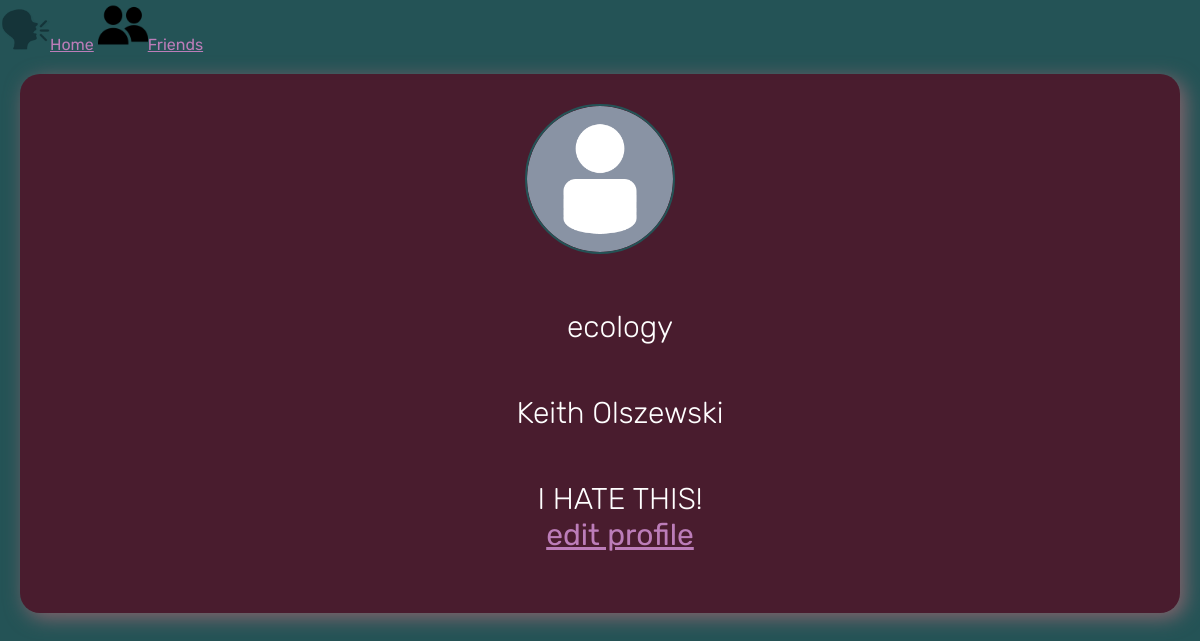
/profilepage (signed in), run on an earlier commit of the app's database.
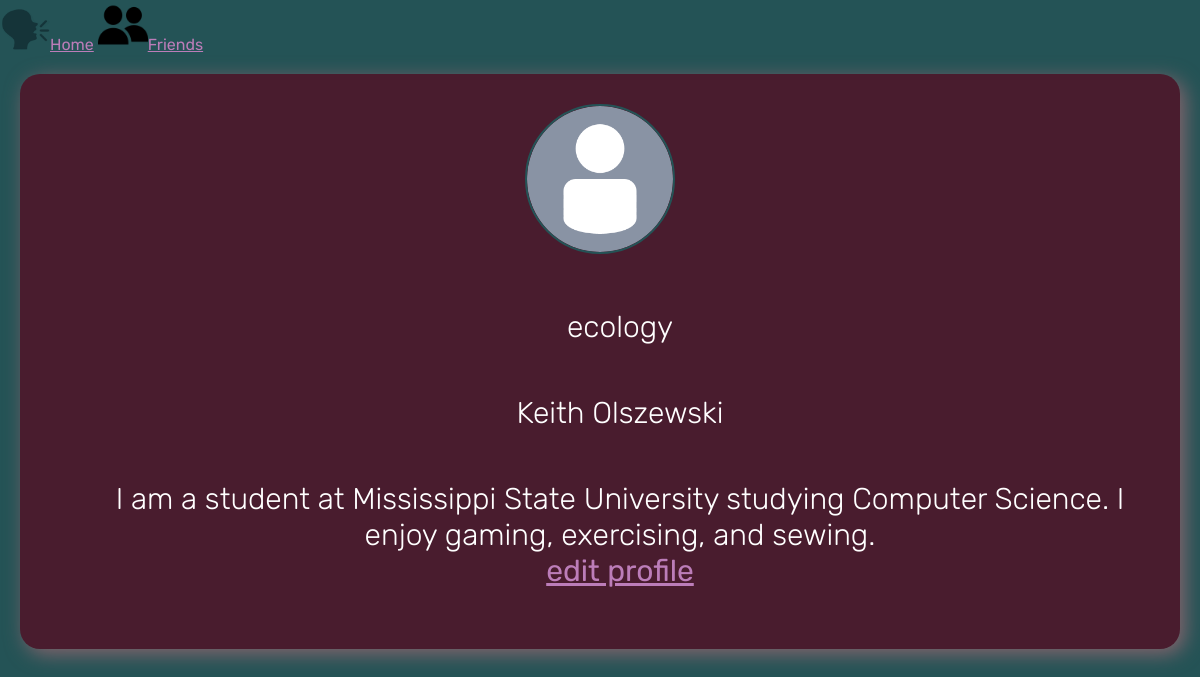
And on a later commit of the database.
### tables this page shows
CREATE TABLE users (
    username text PRIMARY KEY,
    password text NOT NULL
, firstname TEXT, lastname TEXT, bio TEXT);

### app.py (the view, shortened to what this page needs)
@app.route('/profilepage', methods=['GET', 'POST'])
def profile_page():
    global current_user
    global selected_user
    global current_page
    conn = db_connection()
    cursor = conn.cursor()
    if current_user == current_page:
        sql_query = """SELECT * FROM users WHERE username=?"""
        cursor.execute(sql_query, (current_user,))
        userlist = []
        for row in cursor.fetchall():
            userlist.append(row)
        sql_query = """SELECT 2 FROM posts WHERE username=? ORDER BY id DESC"""
        cursor.execute(sql_query, (current_user,))
        postlist = []
        for row in cursor.fetchall():
            postlist.append(row)
        return render_template('profilepage.html', user=userlist, post=postlist, check=True)

### app.py (called while the page is built)
def db_connection():
    conn = None
    try:
        conn = sqlite3.connect("bickerdb.sqlite")
    except sqlite3.error as e:
        print(e)
    return conn

### templates/profilepage.html (shortened to what this page needs)
<!DOCTYPE html>
<html lang="en">
<head>
    <link rel= "stylesheet" type= "text/css" href= "{{ url_for('static',filename='profilepage.css') }}">
</head>
<body>
    <div class="nav-top">
        <div class="homebutton">
            <div class="important-links">
                <a href="{{ url_for('frontpage') }}" style = "color: #bc7db9;">
                    <img src = "{{ url_for('static', filename='bickerlogo.png') }}" alt = "home icon">Home</a>
                <a href="{{ url_for('friends_list') }}" style = "color: #bc7db9;">
                    <img src = "{{ url_for('static', filename='friendsicon.png') }}" alt = "friends icon">Friends</a>
            </div>
        </div>
    </div>
    {% for row in user %}
    <div class="container">
        <div class="box">
            <img src="{{ url_for('static', filename='anonymoususer.png') }}">
            <ul>
                <li>{{ row[0] }}</li>
                {% if row[2] == None %}
                <br>
                {% else %}
                <li>{{ row[2] }}</li>
                {% endif %}
                {% if row[4] == None %}
                <br>
                {% else %}
                <li>{{ row[4] }}</li>
                {% endif %}
                {% if check == True %}
                <a href="{{ url_for('edit_profile') }}" style = "color: #bc7db9;">edit profile</a>
                {% else %}
                <br>
                {% endif %}
            </ul>
        </div>
    </div>
    {% endfor %}
</body>

### static/profilepage.css (style rules this page uses)
body { margin:0; padding:0; font-family: 'Rubik', sans-serif; background-color: #245356; justify-content: center; align-items: center; }
* { box-sizing: border-box; }
.container { display: flex; width: 100%; height: 100%; padding: 20px 20px; }
.box { flex: 30%; display: table; align-items: center; text-align: center; font-size: 20px; background-color: #491c2e; color: #fff; padding: 30px 30px; border-radius: 20px; box-shadow: 5px 5px 20px #87646d }
.box img { border-radius: 50%; border: 2px solid #245356; height: 250px; width: 250px; }
.box ul { margin-top: 30px; font-size: 30px; text-align: center; }
.box ul li { list-style: none; margin-top: 50px; font-weight: 100; }
.box img { width: 150px; height: 150px; }
.homebutton img { width: 50px; height: 50px; }

What changed in the data, as far as the page shows it:
changed users "ecology": bio "I HATE THIS!" → "I am a student at Mississippi State University studying Computer Science. I enjoy gaming, exercising, and sewing."
